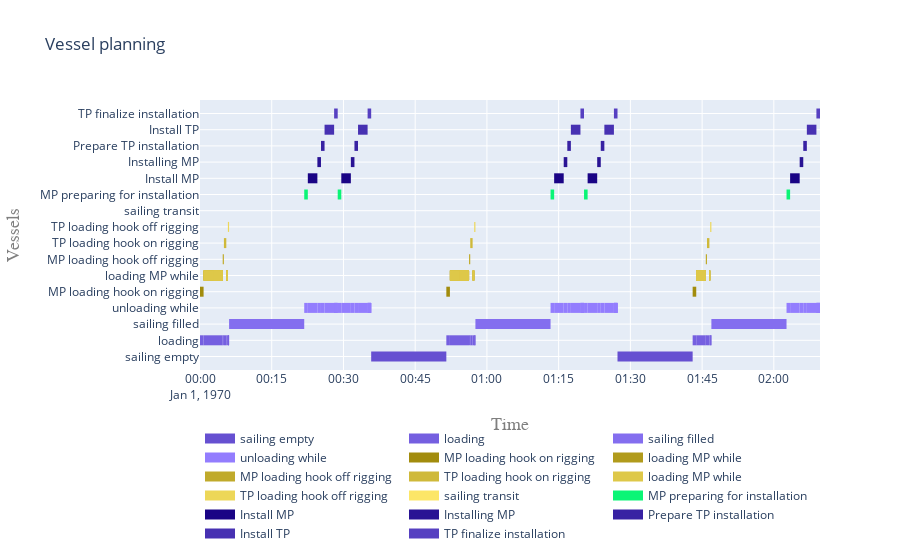

The cell this chart's notebook holds for it:
### Code cell
plot.vessel_planning([*single_run, *loading, *unloading])

### Figure 1 — Plotly figure (JSON) as saved in the notebook; plotly's stock layout.template omitted (floating-point values rounded to 4 significant figures; data arrays with more than 128 entries replaced by an {"elided": "..."} marker saying what was removed)
{"data": [{"connectgaps": false, "hoverinfo": "y+name", "line": {"color": "rgb(102,80,209)", "width": 10}, "mode": "lines", "name": "sailing empty", "type": "scatter", "x": [0, 0, "1970-01-01T00:00:00", "1970-01-01T00:00:00", "1970-01-01T00:00:00", "1970-01-01T00:35:47.824591", "1970-01-01T00:35:47.824591", "1970-01-01T00:51:30.649183", "1970-01-01T00:51:30.649183", "1970-01-01T00:51:30.649183", "1970-01-01T01:27:18.473774", "1970-01-01T01:27:18.473774", "1970-01-01T01:43:01.298365", "1970-01-01T01:43:01.298365", "1970-01-01T01:43:01.298365"], "y": ["sailing empty", "sailing empty", "sailing empty", "sailing empty", null, "sailing empty", "sailing empty", "sailing empty", "sailing empty", null, "sailing empty", "sailing empty", "sailing empty", "sailing empty", null]}, {"connectgaps": false, "hoverinfo": "y+name", "line": {"color": "rgb(117,95,224)", "width": 10}, "mode": "lines", "name": "loading", "type": "scatter", "x": ["1970-01-01T00:00:00", "1970-01-01T00:00:00", "1970-01-01T00:00:45", "1970-01-01T00:00:45", "1970-01-01T00:00:45", "1970-01-01T00:00:45", "1970-01-01T00:00:45", "1970-01-01T00:04:45", "1970-01-01T00:04:45", "1970-01-01T00:04:45", "1970-01-01T00:04:45", "1970-01-01T00:04:45", "1970-01-01T00:05:00", "1970-01-01T00:05:00", "1970-01-01T00:05:00", "1970-01-01T00:05:00", "1970-01-01T00:05:00", "1970-01-01T00:05:30", "1970-01-01T00:05:30", "1970-01-01T00:05:30", "1970-01-01T00:05:30", "1970-01-01T00:05:30", "1970-01-01T00:05:50", "1970-01-01T00:05:50", "1970-01-01T00:05:50", "1970-01-01T00:05:50", "1970-01-01T00:05:50", "1970-01-01T00:06:05", "1970-01-01T00:06:05", "1970-01-01T00:06:05", "1970-01-01T00:05:50", "1970-01-01T00:05:50", "1970-01-01T00:06:05", "1970-01-01T00:06:05", "1970-01-01T00:06:05", "1970-01-01T00:51:30.649183", "1970-01-01T00:51:30.649183", "1970-01-01T00:52:15.649183", "1970-01-01T00:52:15.649183", "1970-01-01T00:52:15.649183", "1970-01-01T00:52:15.649183", "1970-01-01T00:52:15.649183", "1970-01-01T00:56:15.649183", "1970-01-01T00:56:15.649183", "1970-01-01T00:56:15.649183", "1970-01-01T00:56:15.649183", "1970-01-01T00:56:15.649183", "1970-01-01T00:56:30.649183", "1970-01-01T00:56:30.649183", "1970-01-01T00:56:30.649183", "1970-01-01T00:56:30.649183", "1970-01-01T00:56:30.649183", "1970-01-01T00:57:00.649183", "1970-01-01T00:57:00.649183", "1970-01-01T00:57:00.649183", "1970-01-01T00:57:00.649183", "1970-01-01T00:57:00.649183", "1970-01-01T00:57:20.649183", "1970-01-01T00:57:20.649183", "1970-01-01T00:57:20.649183", "1970-01-01T00:57:20.649183", "1970-01-01T00:57:20.649183", "1970-01-01T00:57:35.649183", "1970-01-01T00:57:35.649183", "1970-01-01T00:57:35.649183", "1970-01-01T00:57:20.649183", "1970-01-01T00:57:20.649183", "1970-01-01T00:57:35.649183", "1970-01-01T00:57:35.649183", "1970-01-01T00:57:35.649183", "1970-01-01T01:43:01.298365", "1970-01-01T01:43:01.298365", "1970-01-01T01:43:46.298365", "1970-01-01T01:43:46.298365", "1970-01-01T01:43:46.298365", "1970-01-01T01:43:46.298365", "1970-01-01T01:43:46.298365", "1970-01-01T01:45:46.298365", "1970-01-01T01:45:46.298365", "1970-01-01T01:45:46.298365", "1970-01-01T01:45:46.298365", "1970-01-01T01:45:46.298365", "1970-01-01T01:46:01.298365", "1970-01-01T01:46:01.298365", "1970-01-01T01:46:01.298365", "1970-01-01T01:46:01.298365", "1970-01-01T01:46:01.298365", "1970-01-01T01:46:31.298365", "1970-01-01T01:46:31.298365", "1970-01-01T01:46:31.298365", "1970-01-01T01:46:31.298365", "1970-01-01T01:46:31.298365", "1970-01-01T01:46:41.298365", "1970-01-01T01:46:41.298365", "1970-01-01T01:46:41.298365", "1970-01-01T01:46:41.298365", "1970-01-01T01:46:41.298365", "1970-01-01T01:46:56.298365", "1970-01-01T01:46:56.298365", "1970-01-01T01:46:56.298365", "1970-01-01T01:46:41.298365", "1970-01-01T01:46:41.298365", "1970-01-01T01:46:56.298365", "1970-01-01T01:46:56.298365", "1970-01-01T01:46:56.298365"], "y": ["loading", "loading", "loading", "loading", null, "loading", "loading", "loading", "loading", null, "loading", "loading", "loading", "loading", null, "loading", "loading", "loading", "loading", null, "loading", "loading", "loading", "loading", null, "loading", "loading", "loading", "loading", null, "loading", "loading", "loading", "loading", null, "loading", "loading", "loading", "loading", null, "loading", "loading", "loading", "loading", null, "loading", "loading", "loading", "loading", null, "loading", "loading", "loading", "loading", null, "loading", "loading", "loading", "loading", null, "loading", "loading", "loading", "loading", null, "loading", "loading", "loading", "loading", null, "loading", "loading", "loading", "loading", null, "loading", "loading", "loading", "loading", null, "loading", "loading", "loading", "loading", null, "loading", "loading", "loading", "loading", null, "loading", "loading", "loading", "loading", null, "loading", "loading", "loading", "loading", null, "loading", "loading", "loading", "loading", null]}, {"connectgaps": false, "hoverinfo": "y+name", "line": {"color": "rgb(132,110,239)", "width": 10}, "mode": "lines", "name": "sailing filled", "type": "scatter", "x": ["1970-01-01T00:06:05", "1970-01-01T00:06:05", "1970-01-01T00:21:47.824591", "1970-01-01T00:21:47.824591", "1970-01-01T00:21:47.824591", "1970-01-01T00:57:35.649183", "1970-01-01T00:57:35.649183", "1970-01-01T01:13:18.473774", "1970-01-01T01:13:18.473774", "1970-01-01T01:13:18.473774", "1970-01-01T01:46:56.298365", "1970-01-01T01:46:56.298365", "1970-01-01T02:02:39.122956", "1970-01-01T02:02:39.122956", "1970-01-01T02:02:39.122956"], "y": ["sailing filled", "sailing filled", "sailing filled", "sailing filled", null, "sailing filled", "sailing filled", "sailing filled", "sailing filled", null, "sailing filled", "sailing filled", "sailing filled", "sailing filled", null]}, {"connectgaps": false, "hoverinfo": "y+name", "line": {"color": "rgb(147,125,254)", "width": 10}, "mode": "lines", "name": "unloading while", "type": "scatter", "x": {"elided": "240 str values"}, "y": {"elided": "240 str values"}}, {"connectgaps": false, "hoverinfo": "y+name", "line": {"color": "rgb(162,140,13)", "width": 10}, "mode": "lines", "name": "MP loading hook on rigging", "type": "scatter", "x": ["1970-01-01T00:00:00", "1970-01-01T00:00:00", "1970-01-01T00:00:45", "1970-01-01T00:00:45", "1970-01-01T00:00:45", "1970-01-01T00:51:30.649183", "1970-01-01T00:51:30.649183", "1970-01-01T00:52:15.649183", "1970-01-01T00:52:15.649183", "1970-01-01T00:52:15.649183", "1970-01-01T01:43:01.298365", "1970-01-01T01:43:01.298365", "1970-01-01T01:43:46.298365", "1970-01-01T01:43:46.298365", "1970-01-01T01:43:46.298365"], "y": ["MP loading hook on rigging", "MP loading hook on rigging", "MP loading hook on rigging", "MP loading hook on rigging", null, "MP loading hook on rigging", "MP loading hook on rigging", "MP loading hook on rigging", "MP loading hook on rigging", null, "MP loading hook on rigging", "MP loading hook on rigging", "MP loading hook on rigging", "MP loading hook on rigging", null]}, {"connectgaps": false, "hoverinfo": "y+name", "line": {"color": "rgb(177,155,28)", "width": 10}, "mode": "lines", "name": "loading MP while", "type": "scatter", "x": {"elided": "180 str values"}, "y": {"elided": "180 str values"}}, {"connectgaps": false, "hoverinfo": "y+name", "line": {"color": "rgb(192,170,43)", "width": 10}, "mode": "lines", "name": "MP loading hook off rigging", "type": "scatter", "x": ["1970-01-01T00:04:45", "1970-01-01T00:04:45", "1970-01-01T00:05:00", "1970-01-01T00:05:00", "1970-01-01T00:05:00", "1970-01-01T00:56:15.649183", "1970-01-01T00:56:15.649183", "1970-01-01T00:56:30.649183", "1970-01-01T00:56:30.649183", "1970-01-01T00:56:30.649183", "1970-01-01T01:45:46.298365", "1970-01-01T01:45:46.298365", "1970-01-01T01:46:01.298365", "1970-01-01T01:46:01.298365", "1970-01-01T01:46:01.298365"], "y": ["MP loading hook off rigging", "MP loading hook off rigging", "MP loading hook off rigging", "MP loading hook off rigging", null, "MP loading hook off rigging", "MP loading hook off rigging", "MP loading hook off rigging", "MP loading hook off rigging", null, "MP loading hook off rigging", "MP loading hook off rigging", "MP loading hook off rigging", "MP loading hook off rigging", null]}, {"connectgaps": false, "hoverinfo": "y+name", "line": {"color": "rgb(207,185,58)", "width": 10}, "mode": "lines", "name": "TP loading hook on rigging", "type": "scatter", "x": ["1970-01-01T00:05:00", "1970-01-01T00:05:00", "1970-01-01T00:05:30", "1970-01-01T00:05:30", "1970-01-01T00:05:30", "1970-01-01T00:56:30.649183", "1970-01-01T00:56:30.649183", "1970-01-01T00:57:00.649183", "1970-01-01T00:57:00.649183", "1970-01-01T00:57:00.649183", "1970-01-01T01:46:01.298365", "1970-01-01T01:46:01.298365", "1970-01-01T01:46:31.298365", "1970-01-01T01:46:31.298365", "1970-01-01T01:46:31.298365"], "y": ["TP loading hook on rigging", "TP loading hook on rigging", "TP loading hook on rigging", "TP loading hook on rigging", null, "TP loading hook on rigging", "TP loading hook on rigging", "TP loading hook on rigging", "TP loading hook on rigging", null, "TP loading hook on rigging", "TP loading hook on rigging", "TP loading hook on rigging", "TP loading hook on rigging", null]}, {"connectgaps": false, "hoverinfo": "y+name", "line": {"color": "rgb(222,200,73)", "width": 10}, "mode": "lines", "name": "loading MP while", "type": "scatter", "x": {"elided": "180 str values"}, "y": {"elided": "180 str values"}}, {"connectgaps": false, "hoverinfo": "y+name", "line": {"color": "rgb(237,215,88)", "width": 10}, "mode": "lines", "name": "TP loading hook off rigging", "type": "scatter", "x": ["1970-01-01T00:05:50", "1970-01-01T00:05:50", "1970-01-01T00:06:05", "1970-01-01T00:06:05", "1970-01-01T00:06:05", "1970-01-01T00:57:20.649183", "1970-01-01T00:57:20.649183", "1970-01-01T00:57:35.649183", "1970-01-01T00:57:35.649183", "1970-01-01T00:57:35.649183", "1970-01-01T01:46:41.298365", "1970-01-01T01:46:41.298365", "1970-01-01T01:46:56.298365", "1970-01-01T01:46:56.298365", "1970-01-01T01:46:56.298365"], "y": ["TP loading hook off rigging", "TP loading hook off rigging", "TP loading hook off rigging", "TP loading hook off rigging", null, "TP loading hook off rigging", "TP loading hook off rigging", "TP loading hook off rigging", "TP loading hook off rigging", null, "TP loading hook off rigging", "TP loading hook off rigging", "TP loading hook off rigging", "TP loading hook off rigging", null]}, {"connectgaps": false, "hoverinfo": "y+name", "line": {"color": "rgb(252,230,103)", "width": 10}, "mode": "lines", "name": "sailing transit", "type": "scatter", "x": ["1970-01-01T00:21:47.824591", "1970-01-01T00:21:47.824591", "1970-01-01T00:21:47.824591", "1970-01-01T00:21:47.824591", "1970-01-01T00:21:47.824591", "1970-01-01T00:28:47.824591", "1970-01-01T00:28:47.824591", "1970-01-01T00:28:47.824591", "1970-01-01T00:28:47.824591", "1970-01-01T00:28:47.824591", "1970-01-01T01:13:18.473774", "1970-01-01T01:13:18.473774", "1970-01-01T01:13:18.473774", "1970-01-01T01:13:18.473774", "1970-01-01T01:13:18.473774", "1970-01-01T01:20:18.473774", "1970-01-01T01:20:18.473774", "1970-01-01T01:20:18.473774", "1970-01-01T01:20:18.473774", "1970-01-01T01:20:18.473774", "1970-01-01T02:02:39.122956", "1970-01-01T02:02:39.122956", "1970-01-01T02:02:39.122956", "1970-01-01T02:02:39.122956", "1970-01-01T02:02:39.122956"], "y": ["sailing transit", "sailing transit", "sailing transit", "sailing transit", null, "sailing transit", "sailing transit", "sailing transit", "sailing transit", null, "sailing transit", "sailing transit", "sailing transit", "sailing transit", null, "sailing transit", "sailing transit", "sailing transit", "sailing transit", null, "sailing transit", "sailing transit", "sailing transit", "sailing transit", null]}, {"connectgaps": false, "hoverinfo": "y+name", "line": {"color": "rgb(11,245,118)", "width": 10}, "mode": "lines", "name": "MP preparing for installation", "type": "scatter", "x": ["1970-01-01T00:21:47.824591", "1970-01-01T00:21:47.824591", "1970-01-01T00:22:32.824591", "1970-01-01T00:22:32.824591", "1970-01-01T00:22:32.824591", "1970-01-01T00:28:47.824591", "1970-01-01T00:28:47.824591", "1970-01-01T00:29:32.824591", "1970-01-01T00:29:32.824591", "1970-01-01T00:29:32.824591", "1970-01-01T01:13:18.473774", "1970-01-01T01:13:18.473774", "1970-01-01T01:14:03.473774", "1970-01-01T01:14:03.473774", "1970-01-01T01:14:03.473774", "1970-01-01T01:20:18.473774", "1970-01-01T01:20:18.473774", "1970-01-01T01:21:03.473774", "1970-01-01T01:21:03.473774", "1970-01-01T01:21:03.473774", "1970-01-01T02:02:39.122956", "1970-01-01T02:02:39.122956", "1970-01-01T02:03:24.122956", "1970-01-01T02:03:24.122956", "1970-01-01T02:03:24.122956"], "y": ["MP preparing for installation", "MP preparing for installation", "MP preparing for installation", "MP preparing for installation", null, "MP preparing for installation", "MP preparing for installation", "MP preparing for installation", "MP preparing for installation", null, "MP preparing for installation", "MP preparing for installation", "MP preparing for installation", "MP preparing for installation", null, "MP preparing for installation", "MP preparing for installation", "MP preparing for installation", "MP preparing for installation", null, "MP preparing for installation", "MP preparing for installation", "MP preparing for installation", "MP preparing for installation", null]}, {"connectgaps": false, "hoverinfo": "y+name", "line": {"color": "rgb(26,4,133)", "width": 10}, "mode": "lines", "name": "Install MP", "type": "scatter", "x": ["1970-01-01T00:22:32.824591", "1970-01-01T00:22:32.824591", "1970-01-01T00:24:32.824591", "1970-01-01T00:24:32.824591", "1970-01-01T00:24:32.824591", "1970-01-01T00:29:32.824591", "1970-01-01T00:29:32.824591", "1970-01-01T00:31:32.824591", "1970-01-01T00:31:32.824591", "1970-01-01T00:31:32.824591", "1970-01-01T01:14:03.473774", "1970-01-01T01:14:03.473774", "1970-01-01T01:16:03.473774", "1970-01-01T01:16:03.473774", "1970-01-01T01:16:03.473774", "1970-01-01T01:21:03.473774", "1970-01-01T01:21:03.473774", "1970-01-01T01:23:03.473774", "1970-01-01T01:23:03.473774", "1970-01-01T01:23:03.473774", "1970-01-01T02:03:24.122956", "1970-01-01T02:03:24.122956", "1970-01-01T02:05:24.122956", "1970-01-01T02:05:24.122956", "1970-01-01T02:05:24.122956"], "y": ["Install MP", "Install MP", "Install MP", "Install MP", null, "Install MP", "Install MP", "Install MP", "Install MP", null, "Install MP", "Install MP", "Install MP", "Install MP", null, "Install MP", "Install MP", "Install MP", "Install MP", null, "Install MP", "Install MP", "Install MP", "Install MP", null]}, {"connectgaps": false, "hoverinfo": "y+name", "line": {"color": "rgb(41,19,148)", "width": 10}, "mode": "lines", "name": "Installing MP", "type": "scatter", "x": ["1970-01-01T00:24:32.824591", "1970-01-01T00:24:32.824591", "1970-01-01T00:25:17.824591", "1970-01-01T00:25:17.824591", "1970-01-01T00:25:17.824591", "1970-01-01T00:31:32.824591", "1970-01-01T00:31:32.824591", "1970-01-01T00:32:17.824591", "1970-01-01T00:32:17.824591", "1970-01-01T00:32:17.824591", "1970-01-01T01:16:03.473774", "1970-01-01T01:16:03.473774", "1970-01-01T01:16:48.473774", "1970-01-01T01:16:48.473774", "1970-01-01T01:16:48.473774", "1970-01-01T01:23:03.473774", "1970-01-01T01:23:03.473774", "1970-01-01T01:23:48.473774", "1970-01-01T01:23:48.473774", "1970-01-01T01:23:48.473774", "1970-01-01T02:05:24.122956", "1970-01-01T02:05:24.122956", "1970-01-01T02:06:09.122956", "1970-01-01T02:06:09.122956", "1970-01-01T02:06:09.122956"], "y": ["Installing MP", "Installing MP", "Installing MP", "Installing MP", null, "Installing MP", "Installing MP", "Installing MP", "Installing MP", null, "Installing MP", "Installing MP", "Installing MP", "Installing MP", null, "Installing MP", "Installing MP", "Installing MP", "Installing MP", null, "Installing MP", "Installing MP", "Installing MP", "Installing MP", null]}, {"connectgaps": false, "hoverinfo": "y+name", "line": {"color": "rgb(56,34,163)", "width": 10}, "mode": "lines", "name": "Prepare TP installation", "type": "scatter", "x": ["1970-01-01T00:25:17.824591", "1970-01-01T00:25:17.824591", "1970-01-01T00:26:02.824591", "1970-01-01T00:26:02.824591", "1970-01-01T00:26:02.824591", "1970-01-01T00:32:17.824591", "1970-01-01T00:32:17.824591", "1970-01-01T00:33:02.824591", "1970-01-01T00:33:02.824591", "1970-01-01T00:33:02.824591", "1970-01-01T01:16:48.473774", "1970-01-01T01:16:48.473774", "1970-01-01T01:17:33.473774", "1970-01-01T01:17:33.473774", "1970-01-01T01:17:33.473774", "1970-01-01T01:23:48.473774", "1970-01-01T01:23:48.473774", "1970-01-01T01:24:33.473774", "1970-01-01T01:24:33.473774", "1970-01-01T01:24:33.473774", "1970-01-01T02:06:09.122956", "1970-01-01T02:06:09.122956", "1970-01-01T02:06:54.122956", "1970-01-01T02:06:54.122956", "1970-01-01T02:06:54.122956"], "y": ["Prepare TP installation", "Prepare TP installation", "Prepare TP installation", "Prepare TP installation", null, "Prepare TP installation", "Prepare TP installation", "Prepare TP installation", "Prepare TP installation", null, "Prepare TP installation", "Prepare TP installation", "Prepare TP installation", "Prepare TP installation", null, "Prepare TP installation", "Prepare TP installation", "Prepare TP installation", "Prepare TP installation", null, "Prepare TP installation", "Prepare TP installation", "Prepare TP installation", "Prepare TP installation", null]}, {"connectgaps": false, "hoverinfo": "y+name", "line": {"color": "rgb(71,49,178)", "width": 10}, "mode": "lines", "name": "Install TP", "type": "scatter", "x": ["1970-01-01T00:26:02.824591", "1970-01-01T00:26:02.824591", "1970-01-01T00:28:02.824591", "1970-01-01T00:28:02.824591", "1970-01-01T00:28:02.824591", "1970-01-01T00:33:02.824591", "1970-01-01T00:33:02.824591", "1970-01-01T00:35:02.824591", "1970-01-01T00:35:02.824591", "1970-01-01T00:35:02.824591", "1970-01-01T01:17:33.473774", "1970-01-01T01:17:33.473774", "1970-01-01T01:19:33.473774", "1970-01-01T01:19:33.473774", "1970-01-01T01:19:33.473774", "1970-01-01T01:24:33.473774", "1970-01-01T01:24:33.473774", "1970-01-01T01:26:33.473774", "1970-01-01T01:26:33.473774", "1970-01-01T01:26:33.473774", "1970-01-01T02:06:54.122956", "1970-01-01T02:06:54.122956", "1970-01-01T02:08:54.122956", "1970-01-01T02:08:54.122956", "1970-01-01T02:08:54.122956"], "y": ["Install TP", "Install TP", "Install TP", "Install TP", null, "Install TP", "Install TP", "Install TP", "Install TP", null, "Install TP", "Install TP", "Install TP", "Install TP", null, "Install TP", "Install TP", "Install TP", "Install TP", null, "Install TP", "Install TP", "Install TP", "Install TP", null]}, {"connectgaps": false, "hoverinfo": "y+name", "line": {"color": "rgb(86,64,193)", "width": 10}, "mode": "lines", "name": "TP finalize installation", "type": "scatter", "x": ["1970-01-01T00:28:02.824591", "1970-01-01T00:28:02.824591", "1970-01-01T00:28:47.824591", "1970-01-01T00:28:47.824591", "1970-01-01T00:28:47.824591", "1970-01-01T00:35:02.824591", "1970-01-01T00:35:02.824591", "1970-01-01T00:35:47.824591", "1970-01-01T00:35:47.824591", "1970-01-01T00:35:47.824591", "1970-01-01T01:19:33.473774", "1970-01-01T01:19:33.473774", "1970-01-01T01:20:18.473774", "1970-01-01T01:20:18.473774", "1970-01-01T01:20:18.473774", "1970-01-01T01:26:33.473774", "1970-01-01T01:26:33.473774", "1970-01-01T01:27:18.473774", "1970-01-01T01:27:18.473774", "1970-01-01T01:27:18.473774", "1970-01-01T02:08:54.122956", "1970-01-01T02:08:54.122956", "1970-01-01T02:09:39.122956", "1970-01-01T02:09:39.122956", "1970-01-01T02:09:39.122956"], "y": ["TP finalize installation", "TP finalize installation", "TP finalize installation", "TP finalize installation", null, "TP finalize installation", "TP finalize installation", "TP finalize installation", "TP finalize installation", null, "TP finalize installation", "TP finalize installation", "TP finalize installation", "TP finalize installation", null, "TP finalize installation", "TP finalize installation", "TP finalize installation", "TP finalize installation", null, "TP finalize installation", "TP finalize installation", "TP finalize installation", "TP finalize installation", null]}], "layout": {"hovermode": "closest", "legend": {"orientation": "h", "x": 0, "y": -0.2}, "title": {"text": "Vessel planning"}, "xaxis": {"range": ["1970-01-01T00:00:00", "1970-01-01T02:09:39.122956"], "title": {"font": {"color": "#7f7f7f", "family": "Courier New, monospace", "size": 18}, "text": "Time"}}, "yaxis": {"title": {"font": {"color": "#7f7f7f", "family": "Courier New, monospace", "size": 18}, "text": "Vessels"}}}}
